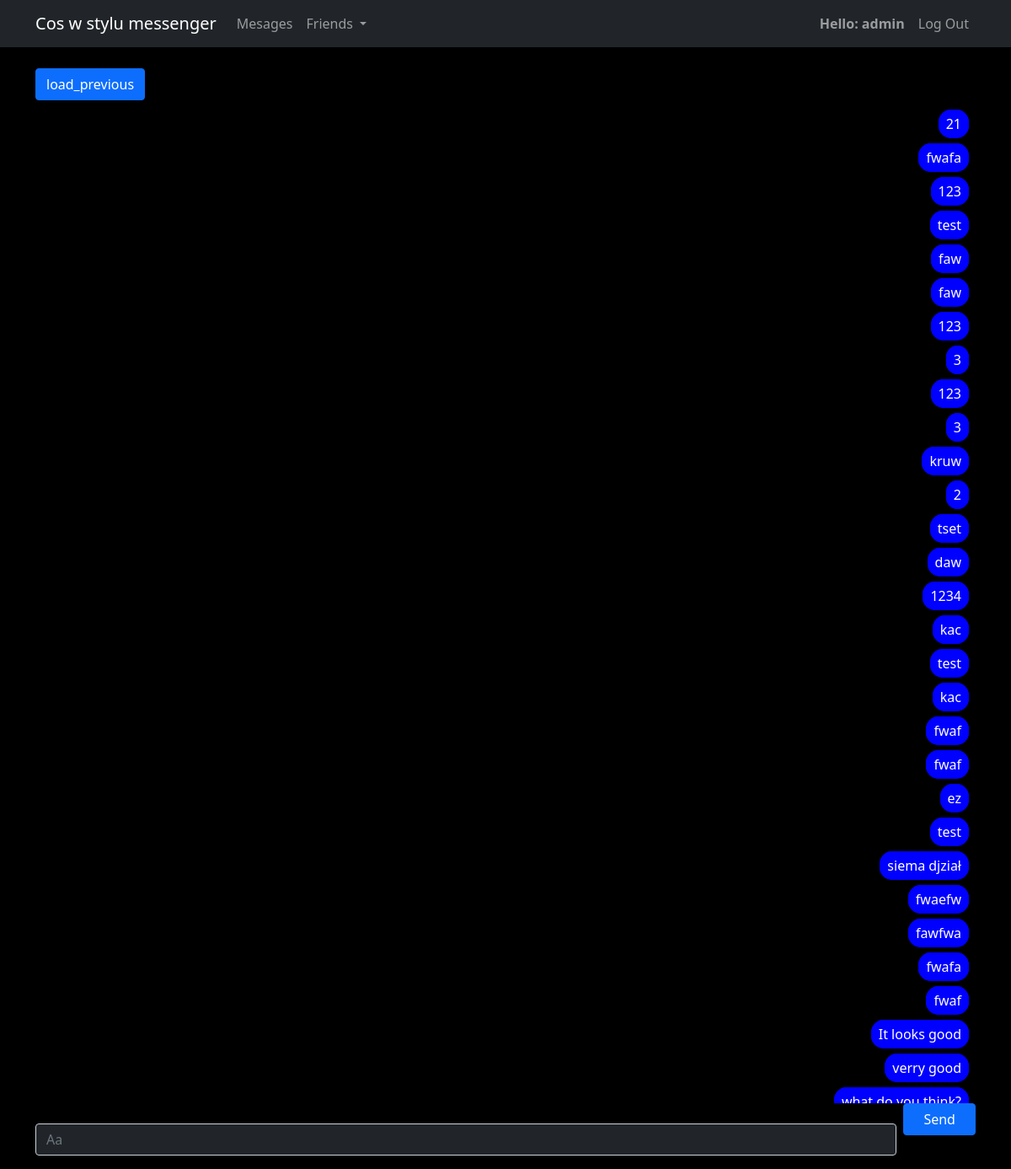
Screenshot of / (signed in) with the database file from the repository.
### message/models.py (models this page shows, shortened)
class Message(models.Model):
    text = models.TextField()
    from_user = models.ForeignKey(
        User, on_delete=models.CASCADE, related_name='from_user')
    to_user = models.ForeignKey(
        User, on_delete=models.CASCADE, related_name='to_user')
    send_of = models.DateTimeField(auto_now=True)

### message/views.py (the view, shortened to what this page needs)
# urls.py: path('', views.Message_user_view.as_view(), name='view'),
class Message_user_view(LoginRequiredMixin, generic.CreateView):
    template_name = 'message/message_view.html'
    form_class = forms.Message_form
    def get_context_data(self, **kwargs):
        context = super().get_context_data(**kwargs)
        context['users'] = User.objects.exclude(username=self.request.user.username)
        to_user = to_user_make(self)
        if to_user:
            message_list = models.Message.objects.filter(
                Q(to_user=self.request.user, from_user=to_user) |
                Q(from_user=self.request.user, to_user=to_user)
            ).order_by('-pk')[0:30]
            context["message"] = message_list[::-1]
            context['to_user'] = to_user
        return context

### message/forms.py
class Message_form(forms.ModelForm):
    class Meta():
        model = models.Message
        fields = ('text',)
        labels = {
            'text':''
        }
        widgets = {
            'text': forms.TextInput(attrs={
                'type':'text',
                'class': 'text_message bg-dark text-white',
                'rows': '1',
                'onkeydown': 'pressed(event)',
                'placeholder': 'Aa',
                'autocomplete':'off1'
            }),
        }

### message/views.py (called while the page is built)
def to_user_make(self):
    if self.kwargs.get('pk'):
        return User.objects.get(pk=self.kwargs.get('pk'))
    else:
        try:
            if models.Message.objects.filter(Q(to_user=self.request.user) | Q(from_user=self.request.user)).latest('send_of').to_user != self.request.user:
                return models.Message.objects.filter(Q(to_user=self.request.user) | Q(
                    from_user=self.request.user)).latest('send_of').to_user
            else:
                return models.Message.objects.filter(Q(to_user=self.request.user) | Q(
                    from_user=self.request.user)).latest('send_of').from_user
        except:
            return 0

### message/templates/message/message_view.html (shortened to what this page needs)
{% extends 'base.html' %}
{% load static %}
{% load django_bootstrap5 %}
{% block content %}
<div class="container-md" onload="to_down()">
  <div class="message_div">
    <h3 id='previous'><button class='btn btn-primary' onclick='addPrevious()'>load_previous</button></h3>
    <table class="table table-borderless message_table" id='message_table'>
      {% if message %}
        {% for mess in message %}
          <tr>
            {% if mess.from_user == user%}
              <td class="col-sm-6 to_left"></td>
              <td class="col-sm-6 to_right"><span class='text_border_r'>{{mess.text}}</span></td>
            {% else %}
              <td class="col-sm-6 to_left"><span class='text_border_l'>{{mess.text}}</span></td>
              <td class="col-sm-6 to_right"></td>
            {% endif %}
          </tr>
        {% endfor %}
      {% endif %}
    </table>
  </div>
  <div class='container-md fixed-bottom dark_color'>
    <form method="post" id='post_message'>
        <div class='row g-2'>
          <div class="col-9 col-md-11 col-sm-10">
            {% bootstrap_form form%}
          </div>
          <div class='col-3 col-md-1 col-sm-2'>
            <input type="button" value="Send" class="btn btn-primary send_button" onclick = 'send()'>
          </div>
      </div>
      </form>
  </div>
</div>
{% endblock content %}

### templates/base.html (shortened to what this page needs)
{% load static %}
<!DOCTYPE html>
<html lang="en">
  <head>
    <link
      rel="stylesheet"
      href="https://cdn.jsdelivr.net/npm/bootstrap@5.0.2/dist/css/bootstrap.min.css"
    />
    <link rel="stylesheet" href="{% static 'css/master.css' %}" />
  </head>
  <body class='dark_color'>
    <nav class="navbar navbar-expand-lg navbar-dark bg-dark fixed-top">
      <div class="container-md">
        <a class="navbar-brand" href="#">Cos w stylu messenger</a>
        <div class="collapse navbar-collapse" id="collapsibleNavId">
          <ul class="navbar-nav me-auto mt-2 mt-lg-0">
            {% if user.is_authenticated %}
            <li class="nav-item">
              <a class="nav-link" href="{% url 'message:view' %}">Mesages</a>
            </li>
            <li class="nav-item dropdown">
              <a class="nav-link dropdown-toggle" href="#" id="navbarDropdownMenuLink" role="button" data-bs-toggle="dropdown" aria-expanded="false">
                Friends
              </a>
            </li>
            {% endif %}
          {% if user.is_authenticated %}
          </ul>
          <ul class='navbar-nav mt-2 mt-lg-0'>
            <li class="nav-item">
              <a class="nav-link" href="#"><b>Hello: {{user.username}}</b></a>
            </li>
            <li class="nav-item">
              <a class="nav-link" href="{% url 'accounts:logout' %}">Log Out</a>
            </li>
          </ul>
          {% endif %}
        </div>
      </nav>
    {% block content %} {% endblock content %}
  </body>
</html>

### static/css/master.css (style rules this page uses)
.to_right { text-align: right; background-color: black; color: white; }
.to_left { text-align: left; background-color: black; color: white; }
.message_div { margin-top: 80px; margin-bottom: 60px; }
.send_button { min-width: 100%; text-align: center; }
.dark_color { background-color: black; }
.text_border_r { border: blue 4px solid; background-color: blue; border-radius: 15px; padding: 5px; padding-top: 2px; padding-bottom: 2px; }
tr, table { border-style: none; }

### rows the page displays
Message: text "21"
Message: text "fwafa"
Message: text "123"
Message: text "test"
Message: text "faw"
Message: text "faw"
Message: text "123"
Message: text "3"
Message: text "123"
Message: text "3"
Message: text "kruw"
Message: text "2"
Message: text "tset"
Message: text "daw"
Message: text "1234"
Message: text "kac"
Message: text "test"
Message: text "kac"
Message: text "fwaf"
Message: text "fwaf"
Message: text "ez"
Message: text "test"
Message: text "siema djział"
Message: text "fwaefw"
Message: text "fawfwa"
Message: text "fwafa"
Message: text "fwaf"
Message: text "It looks good"
Message: text "verry good"
Message: text "what do you think?"

### other values shown
{{ user.username }} "admin"
